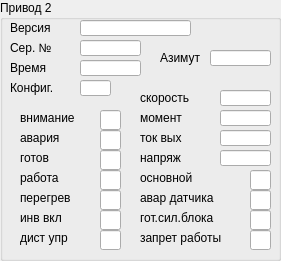
  <widget class="QGroupBox" name="groupDrive2">
   <property name="geometry">
    <rect>
     <x>300</x>
     <y>10</y>
     <width>281</width>
     <height>261</height>
    </rect>
   </property>
   <property name="title">
    <string>Привод 2</string>
   </property>
   <widget class="QLabel" name="labelVersion2">
    <property name="geometry">
     <rect>
      <x>10</x>
      <y>20</y>
      <width>61</width>
      <height>16</height>
     </rect>
    </property>
    <property name="text">
     <string>Версия</string>
    </property>
   </widget>
   <widget class="QLineEdit" name="editVersion2">
    <property name="geometry">
     <rect>
      <x>80</x>
      <y>20</y>
      <width>111</width>
      <height>16</height>
     </rect>
    </property>
    <property name="text">
     <string/>
    </property>
    <property name="alignment">
     <set>Qt::AlignCenter</set>
    </property>
    <property name="readOnly">
     <bool>true</bool>
    </property>
   </widget>
   <widget class="QLineEdit" name="editSerial2">
    <property name="geometry">
     <rect>
      <x>80</x>
      <y>40</y>
      <width>61</width>
      <height>16</height>
     </rect>
    </property>
    <property name="alignment">
     <set>Qt::AlignCenter</set>
    </property>
    <property name="readOnly">
     <bool>true</bool>
    </property>
   </widget>
   <widget class="QLabel" name="labelSerial2">
    <property name="geometry">
     <rect>
      <x>10</x>
      <y>40</y>
      <width>61</width>
      <height>16</height>
     </rect>
    </property>
    <property name="text">
     <string>Cер. №</string>
    </property>
   </widget>
   <widget class="QLineEdit" name="editTime2">
    <property name="geometry">
     <rect>
      <x>80</x>
      <y>60</y>
      <width>61</width>
      <height>16</height>
     </rect>
    </property>
    <property name="alignment">
     <set>Qt::AlignCenter</set>
    </property>
    <property name="readOnly">
     <bool>true</bool>
    </property>
   </widget>
   <widget class="QLabel" name="labelTime2">
    <property name="geometry">
     <rect>
      <x>10</x>
      <y>60</y>
      <width>61</width>
      <height>16</height>
     </rect>
    </property>
    <property name="text">
     <string>Время</string>
    </property>
   </widget>
   <widget class="QLabel" name="labelConfig2">
    <property name="geometry">
     <rect>
      <x>10</x>
      <y>80</y>
      <width>61</width>
      <height>16</height>
     </rect>
    </property>
    <property name="text">
     <string>Конфиг.</string>
    </property>
   </widget>
   <widget class="QLineEdit" name="editConfig2">
    <property name="geometry">
     <rect>
      <x>80</x>
      <y>80</y>
      <width>31</width>
      <height>16</height>
     </rect>
    </property>
    <property name="alignment">
     <set>Qt::AlignCenter</set>
    </property>
    <property name="readOnly">
     <bool>true</bool>
    </property>
   </widget>
   <widget class="QLineEdit" name="editBan2">
    <property name="geometry">
     <rect>
      <x>250</x>
      <y>230</y>
      <width>21</width>
      <height>20</height>
     </rect>
    </property>
    <property name="text">
     <string/>
    </property>
    <property name="alignment">
     <set>Qt::AlignCenter</set>
    </property>
    <property name="readOnly">
     <bool>true</bool>
    </property>
   </widget>
   <widget class="QLabel" name="labelBan2">
    <property name="geometry">
     <rect>
      <x>140</x>
      <y>230</y>
      <width>101</width>
      <height>16</height>
     </rect>
    </property>
    <property name="text">
     <string>запрет работы</string>
    </property>
   </widget>
   <widget class="QLineEdit" name="editDist2">
    <property name="geometry">
     <rect>
      <x>100</x>
      <y>230</y>
      <width>21</width>
      <height>20</height>
     </rect>
    </property>
    <property name="alignment">
     <set>Qt::AlignCenter</set>
    </property>
    <property name="readOnly">
     <bool>true</bool>
    </property>
   </widget>
   <widget class="QLineEdit" name="editAlarm2">
    <property name="geometry">
     <rect>
      <x>100</x>
      <y>130</y>
      <width>21</width>
      <height>20</height>
     </rect>
    </property>
    <property name="alignment">
     <set>Qt::AlignCenter</set>
    </property>
    <property name="readOnly">
     <bool>true</bool>
    </property>
   </widget>
   <widget class="QLabel" name="labelDist2">
    <property name="geometry">
     <rect>
      <x>20</x>
      <y>230</y>
      <width>81</width>
      <height>16</height>
     </rect>
    </property>
    <property name="text">
     <string>дист упр</string>
    </property>
   </widget>
   <widget class="QLineEdit" name="editInvertor2">
    <property name="geometry">
     <rect>
      <x>100</x>
      <y>210</y>
      <width>21</width>
      <height>20</height>
     </rect>
    </property>
    <property name="alignment">
     <set>Qt::AlignCenter</set>
    </property>
    <property name="readOnly">
     <bool>true</bool>
    </property>
   </widget>
   <widget class="QLineEdit" name="editWork2">
    <property name="geometry">
     <rect>
      <x>100</x>
      <y>170</y>
      <width>21</width>
      <height>20</height>
     </rect>
    </property>
    <property name="alignment">
     <set>Qt::AlignCenter</set>
    </property>
    <property name="readOnly">
     <bool>true</bool>
    </property>
   </widget>
   <widget class="QLabel" name="labelWarn2">
    <property name="geometry">
     <rect>
      <x>20</x>
      <y>110</y>
      <width>81</width>
      <height>16</height>
     </rect>
    </property>
    <property name="text">
     <string>внимание</string>
    </property>
   </widget>
   <widget class="QLabel" name="labelReady2">
    <property name="geometry">
     <rect>
      <x>20</x>
      <y>150</y>
      <width>81</width>
      <height>16</height>
     </rect>
    </property>
    <property name="text">
     <string>готов</string>
    </property>
   </widget>
   <widget class="QLabel" name="labelWork2">
    <property name="geometry">
     <rect>
      <x>20</x>
      <y>170</y>
      <width>81</width>
      <height>16</height>
     </rect>
    </property>
    <property name="text">
     <string>работа</string>
    </property>
   </widget>
   <widget class="QLabel" name="labelInvertor2">
    <property name="geometry">
     <rect>
      <x>20</x>
      <y>210</y>
      <width>81</width>
      <height>16</height>
     </rect>
    </property>
    <property name="text">
     <string>инв вкл</string>
    </property>
   </widget>
   <widget class="QLabel" name="labelAlarm2">
    <property name="geometry">
     <rect>
      <x>20</x>
      <y>130</y>
      <width>81</width>
      <height>16</height>
     </rect>
    </property>
    <property name="text">
     <string>авария</string>
    </property>
   </widget>
   <widget class="QLineEdit" name="editWarn2">
    <property name="geometry">
     <rect>
      <x>100</x>
      <y>110</y>
      <width>21</width>
      <height>20</height>
     </rect>
    </property>
    <property name="alignment">
     <set>Qt::AlignCenter</set>
    </property>
    <property name="readOnly">
     <bool>true</bool>
    </property>
   </widget>
   <widget class="QLineEdit" name="editReady2">
    <property name="geometry">
     <rect>
      <x>100</x>
      <y>150</y>
      <width>21</width>
      <height>20</height>
     </rect>
    </property>
    <property name="alignment">
     <set>Qt::AlignCenter</set>
    </property>
    <property name="readOnly">
     <bool>true</bool>
    </property>
   </widget>
   <widget class="QLabel" name="labelHeat2">
    <property name="geometry">
     <rect>
      <x>20</x>
      <y>190</y>
      <width>81</width>
      <height>16</height>
     </rect>
    </property>
    <property name="text">
     <string>перегрев</string>
    </property>
   </widget>
   <widget class="QLineEdit" name="editHeat2">
    <property name="geometry">
     <rect>
      <x>100</x>
      <y>190</y>
      <width>21</width>
      <height>20</height>
     </rect>
    </property>
    <property name="alignment">
     <set>Qt::AlignCenter</set>
    </property>
    <property name="readOnly">
     <bool>true</bool>
    </property>
   </widget>
   <widget class="QLineEdit" name="editSensor2">
    <property name="geometry">
     <rect>
      <x>250</x>
      <y>190</y>
      <width>21</width>
      <height>20</height>
     </rect>
    </property>
    <property name="alignment">
     <set>Qt::AlignCenter</set>
    </property>
    <property name="readOnly">
     <bool>true</bool>
    </property>
   </widget>
   <widget class="QLabel" name="labelSensor2">
    <property name="geometry">
     <rect>
      <x>140</x>
      <y>190</y>
      <width>111</width>
      <height>16</height>
     </rect>
    </property>
    <property name="text">
     <string>авар датчика</string>
    </property>
   </widget>
   <widget class="QLineEdit" name="editPwrReady2">
    <property name="geometry">
     <rect>
      <x>250</x>
      <y>210</y>
      <width>21</width>
      <height>20</height>
     </rect>
    </property>
    <property name="alignment">
     <set>Qt::AlignCenter</set>
    </property>
    <property name="readOnly">
     <bool>true</bool>
    </property>
   </widget>
   <widget class="QLabel" name="labelPwrReady2">
    <property name="geometry">
     <rect>
      <x>140</x>
      <y>210</y>
      <width>111</width>
      <height>16</height>
     </rect>
    </property>
    <property name="text">
     <string>гот.сил.блока</string>
    </property>
   </widget>
   <widget class="QLineEdit" name="editAzimuth2">
    <property name="geometry">
     <rect>
      <x>210</x>
      <y>50</y>
      <width>61</width>
      <height>16</height>
     </rect>
    </property>
    <property name="alignment">
     <set>Qt::AlignCenter</set>
    </property>
    <property name="readOnly">
     <bool>true</bool>
    </property>
   </widget>
   <widget class="QLabel" name="labelAzimuth2">
    <property name="geometry">
     <rect>
      <x>160</x>
      <y>50</y>
      <width>51</width>
      <height>16</height>
     </rect>
    </property>
    <property name="text">
     <string>Азимут</string>
    </property>
   </widget>
   <widget class="QLineEdit" name="editMain2">
    <property name="geometry">
     <rect>
      <x>250</x>
      <y>170</y>
      <width>21</width>
      <height>20</height>
     </rect>
    </property>
    <property name="minimumSize">
     <size>
      <width>0</width>
      <height>20</height>
     </size>
    </property>
    <property name="alignment">
     <set>Qt::AlignCenter</set>
    </property>
    <property name="readOnly">
     <bool>true</bool>
    </property>
   </widget>
   <widget class="QLabel" name="labelMain2">
    <property name="geometry">
     <rect>
      <x>140</x>
      <y>170</y>
      <width>111</width>
      <height>16</height>
     </rect>
    </property>
    <property name="text">
     <string>основной</string>
    </property>
   </widget>
   <widget class="QLineEdit" name="editSpeed2">
    <property name="geometry">
     <rect>
      <x>220</x>
      <y>90</y>
      <width>51</width>
      <height>16</height>
     </rect>
    </property>
    <property name="alignment">
     <set>Qt::AlignCenter</set>
    </property>
    <property name="readOnly">
     <bool>true</bool>
    </property>
   </widget>
   <widget class="QLabel" name="labelSpeed2">
    <property name="geometry">
     <rect>
      <x>140</x>
      <y>90</y>
      <width>81</width>
      <height>16</height>
     </rect>
    </property>
    <property name="text">
     <string>скорость</string>
    </property>
   </widget>
   <widget class="QLineEdit" name="editCurrent2">
    <property name="geometry">
     <rect>
      <x>220</x>
      <y>130</y>
      <width>51</width>
      <height>16</height>
     </rect>
    </property>
    <property name="alignment">
     <set>Qt::AlignCenter</set>
    </property>
    <property name="readOnly">
     <bool>true</bool>
    </property>
   </widget>
   <widget class="QLineEdit" name="editVoltage2">
    <property name="geometry">
     <rect>
      <x>220</x>
      <y>150</y>
      <width>51</width>
      <height>16</height>
     </rect>
    </property>
    <property name="alignment">
     <set>Qt::AlignCenter</set>
    </property>
    <property name="readOnly">
     <bool>true</bool>
    </property>
   </widget>
   <widget class="QLabel" name="labelCurrent2">
    <property name="geometry">
     <rect>
      <x>140</x>
      <y>130</y>
      <width>81</width>
      <height>16</height>
     </rect>
    </property>
    <property name="text">
     <string>ток вых</string>
    </property>
   </widget>
   <widget class="QLabel" name="labelVoltage2">
    <property name="geometry">
     <rect>
      <x>140</x>
      <y>150</y>
      <width>81</width>
      <height>16</height>
     </rect>
    </property>
    <property name="text">
     <string>напряж</string>
    </property>
   </widget>
   <widget class="QLineEdit" name="editMoment2">
    <property name="geometry">
     <rect>
      <x>220</x>
      <y>110</y>
      <width>51</width>
      <height>16</height>
     </rect>
    </property>
    <property name="alignment">
     <set>Qt::AlignCenter</set>
    </property>
    <property name="readOnly">
     <bool>true</bool>
    </property>
   </widget>
   <widget class="QLabel" name="labelMoment2">
    <property name="geometry">
     <rect>
      <x>140</x>
      <y>110</y>
      <width>81</width>
      <height>16</height>
     </rect>
    </property>
    <property name="text">
     <string>момент</string>
    </property>
   </widget>
  </widget>
